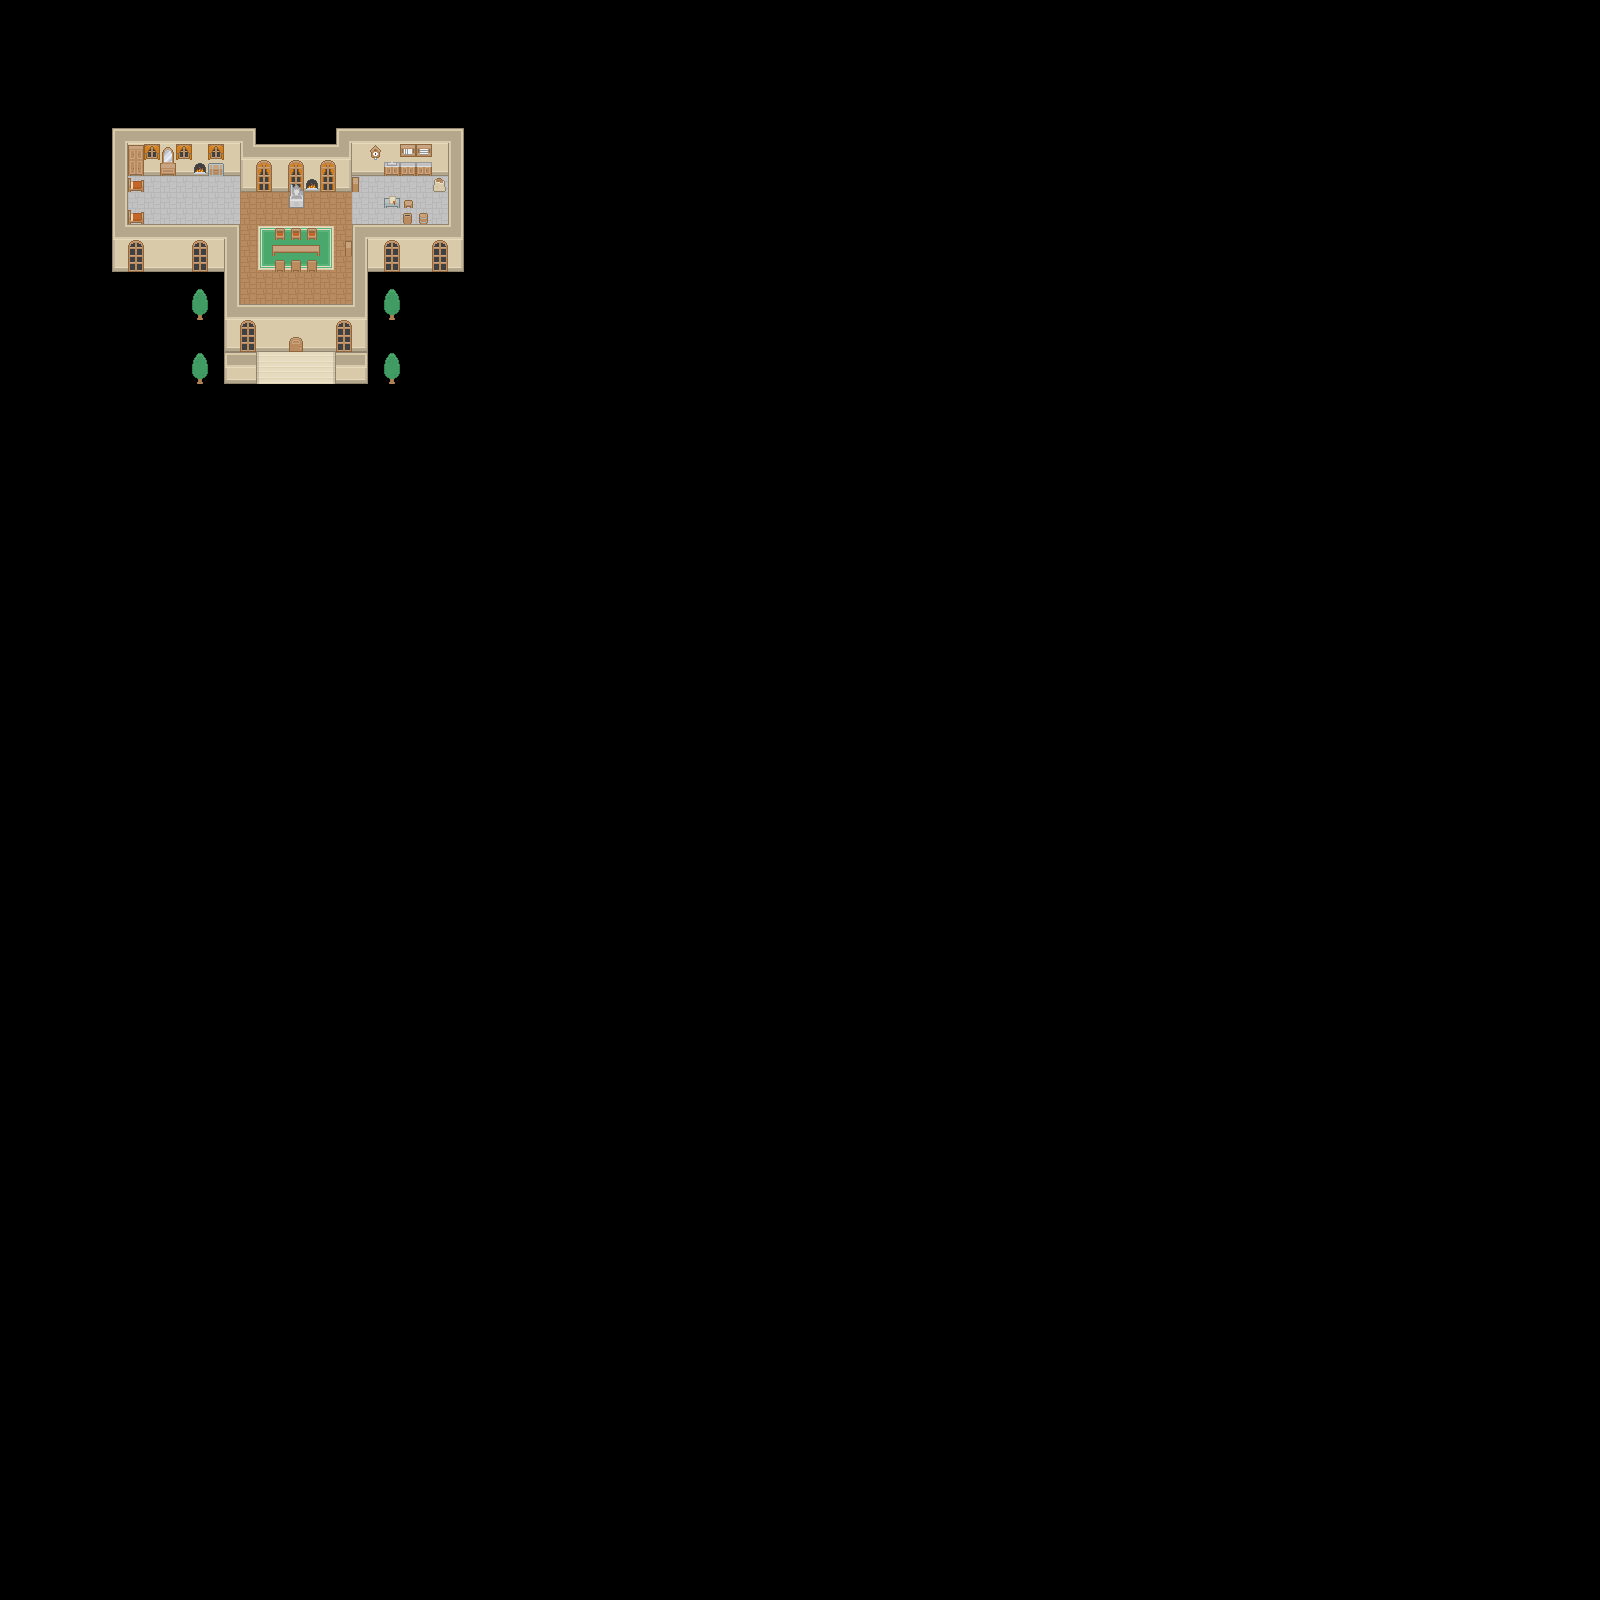

A 2D game scene composited from a Tiled map and its tileset images. What follows is a short description and the map's XML, with each tile layer's data collapsed to a summary:
An orthogonal 100x100 tile map with 16x16 px tiles, 4 tile layers (Floor, Carpet, Objects, Details).

<map version="1.0" orientation="orthogonal" renderorder="right-down" width="100" height="100" tilewidth="16" tileheight="16" backgroundcolor="#000000" nextobjectid="1">
 <tileset firstgid="1" name="roguelikeSheet_transparent" tilewidth="16" tileheight="16" spacing="1" tilecount="1767" columns="57">
  <image source="../Spritesheet/roguelikeSheet_transparent.png" width="968" height="526" />
 </tileset>
 <layer name="Floor" width="100" height="100">
  <data>[10000 cells, 246 non-empty, 16 distinct tile ids]</data>
 </layer>
 <layer name="Carpet" width="100" height="100">
  <data>[10000 cells, 33 non-empty, 14 distinct tile ids]</data>
 </layer>
 <layer name="Objects" width="100" height="100">
  <data>[10000 cells, 52 non-empty, 30 distinct tile ids]</data>
 </layer>
 <layer name="Details" width="100" height="100">
  <data>[10000 cells, 7 non-empty, 4 distinct tile ids]</data>
 </layer>
</map>
